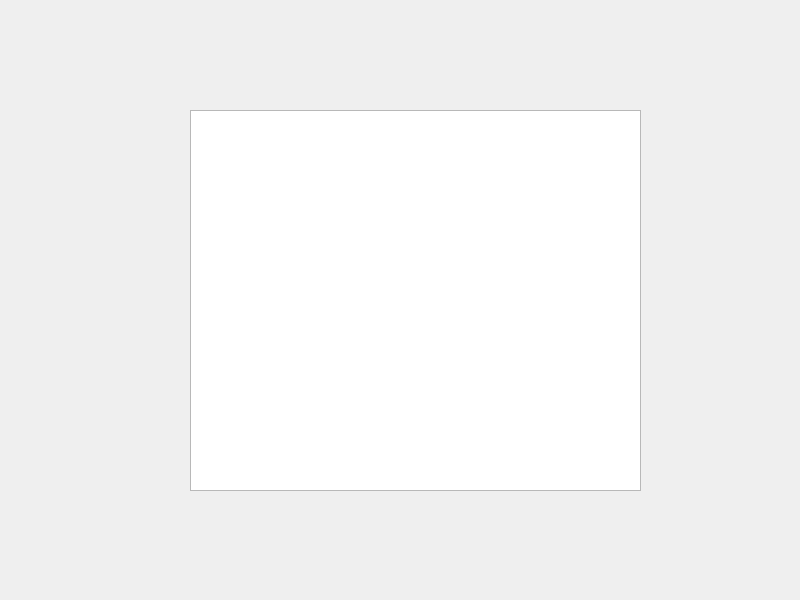
<?xml version="1.0" encoding="UTF-8"?>
<ui version="4.0">
 <class>Widget</class>
 <widget class="QWidget" name="Widget">
  <property name="geometry">
   <rect>
    <x>0</x>
    <y>0</y>
    <width>800</width>
    <height>600</height>
   </rect>
  </property>
  <property name="windowTitle">
   <string>Widget</string>
  </property>
  <widget class="QTextEdit" name="textEdit">
   <property name="geometry">
    <rect>
     <x>190</x>
     <y>110</y>
     <width>451</width>
     <height>381</height>
    </rect>
   </property>
  </widget>
 </widget>
 <resources/>
 <connections/>
</ui>
